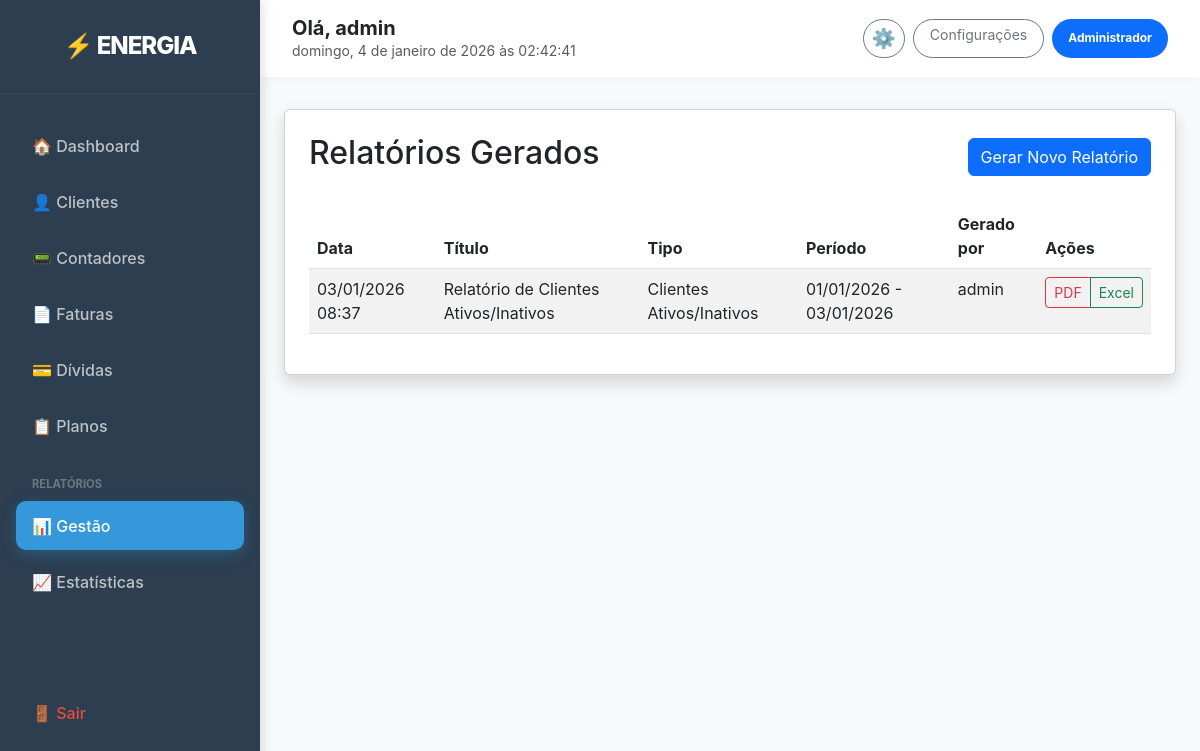
/relatorios/ (signed in), run on the app's committed database.
### clientes/models.py (models this page shows, shortened)
class Perfil(models.Model):
    TIPO_USUARIO_CHOICES = [
        ('ADMIN', 'Administrador'),
        ('OPERADOR', 'Operador'),
        ('FINANCEIRO', 'Financeiro'),
        ('CLIENTE', 'Cliente'),
    ]
    user = models.OneToOneField(User, on_delete=models.CASCADE, related_name='perfil')
    tipo_usuario = models.CharField(max_length=20, choices=TIPO_USUARIO_CHOICES, default='CLIENTE')
    telefone = models.CharField(max_length=15, blank=True, null=True)

### relatorios/models.py (models this page shows, shortened)
class RelatorioGerado(models.Model):
    TIPO_RELATORIO_CHOICES = [
        ('CLIENTES_ATIVOS', 'Clientes Ativos/Inativos'),
        ('CONSUMO_AREA', 'Consumo Médio por Área'),
        ('PAGAMENTOS', 'Pagamentos Recebidos/Pendentes'),
        ('RECLAMACOES', 'Reclamações'),
        ('FINANCEIRO_DIARIO', 'Financeiro Diário'),
        ('FINANCEIRO_MENSAL', 'Financeiro Mensal'),
        ('CONSUMO_MENSAL', 'Consumo Mensal Detalhado'),
    ]
    titulo = models.CharField(max_length=200)
    tipo_relatorio = models.CharField(max_length=30, choices=TIPO_RELATORIO_CHOICES)
    periodo_inicio = models.DateField()
    periodo_fim = models.DateField()
    arquivo_pdf = models.FileField(upload_to='relatorios/', null=True, blank=True)
    data_geracao = models.DateTimeField(auto_now_add=True)
    gerado_por = models.CharField(max_length=200)
    observacoes = models.TextField(blank=True, null=True)
    class Meta:
        verbose_name = 'Relatório Gerado'
        verbose_name_plural = 'Relatórios Gerados'
        ordering = ['-data_geracao']

### relatorios/views.py (the view)
# urls.py: path('', views.relatorio_list, name='relatorio_list'),
@login_required
@user_passes_test(is_admin_or_financeiro)
def relatorio_list(request):
    relatorios = RelatorioGerado.objects.all().order_by('-data_geracao')
    return render(request, 'relatorios/relatorio_list.html', {'relatorios': relatorios})

### relatorios/views.py (called while the page is built)
def is_admin_or_financeiro(user):
    return user.is_staff or (hasattr(user, 'perfil') and user.perfil.tipo_usuario in ['ADMIN', 'FINANCEIRO'])

### templates/relatorios/relatorio_list.html (shortened to what this page needs)
{% extends 'base.html' %}
{% block content %}
<div class="card shadow p-4">
    <div class="d-flex justify-content-between align-items-center mb-4">
        <h2>Relatórios Gerados</h2>
        <a href="{% url 'gerar_relatorio' %}" class="btn btn-primary">Gerar Novo Relatório</a>
    </div>
    <div class="table-responsive">
        <table class="table table-striped">
            <thead>
                <tr>
                    <th>Data</th>
                    <th>Título</th>
                    <th>Tipo</th>
                    <th>Período</th>
                    <th>Gerado por</th>
                    <th>Ações</th>
                </tr>
            </thead>
            <tbody>
                {% for r in relatorios %}
                <tr>
                    <td>{{ r.data_geracao|date:"d/m/Y H:i" }}</td>
                    <td>{{ r.titulo }}</td>
                    <td>{{ r.get_tipo_relatorio_display }}</td>
                    <td>{{ r.periodo_inicio|date:"d/m/Y" }} - {{ r.periodo_fim|date:"d/m/Y" }}</td>
                    <td>{{ r.gerado_por }}</td>
                    <td>
                        <div class="btn-group">
                            <a href="{% url 'exportar_relatorio_pdf' r.pk %}" class="btn btn-sm btn-outline-danger">
                                 PDF
                            </a>
                            <a href="{% url 'exportar_relatorio_excel' r.pk %}" class="btn btn-sm btn-outline-success">
                                 Excel
                            </a>
                        </div>
                    </td>
                </tr>
                {% empty %}
                <tr>
                    <td colspan="5" class="text-center">Nenhum relatório gerado ainda.</td>
                </tr>
                {% endfor %}
            </tbody>
        </table>
    </div>
</div>
{% endblock %}

### templates/base.html (shortened to what this page needs)
<!DOCTYPE html>
<html lang="pt">
<head>
    <link href="https://cdn.jsdelivr.net/npm/bootstrap@5.3.0/dist/css/bootstrap.min.css" rel="stylesheet">
    <link rel="stylesheet" href="https://cdnjs.cloudflare.com/ajax/libs/animate.css/4.1.1/animate.min.css"/>
</head>
<body>
    {% if user.is_authenticated %}
    <aside class="sidebar is-authenticated" id="sidebar">
        <div class="sidebar-header">
            <a href="{% url 'dashboard' %}" style="text-decoration: none;">
                <h4>⚡ ENERGIA</h4>
            </a>
        </div>
        <ul class="nav-menu">
            <li class="nav-item-side">
                <a href="{% url 'dashboard' %}" class="nav-link-side {% if request.resolver_match.url_name == 'dashboard' %}active{% endif %}">
                    🏠 Dashboard
                </a>
            </li>
            {% if user.perfil.tipo_usuario != 'CLIENTE' %}
                <li class="nav-item-side">
                    <a href="{% url 'cliente_list' %}" class="nav-link-side {% if 'cliente' in request.path %}active{% endif %}">
                        👤 Clientes
                    </a>
                </li>
                <li class="nav-item-side">
                    <a href="{% url 'contador_list' %}" class="nav-link-side {% if 'contador' in request.path %}active{% endif %}">
                        📟 Contadores
                    </a>
                </li>
                <li class="nav-item-side">
                    <a href="{% url 'fatura_list' %}" class="nav-link-side {% if 'fatura' in request.path %}active{% endif %}">
                        📄 Faturas
                    </a>
                </li>
                <li class="nav-item-side">
                    <a href="{% url 'controlo_divida' %}" class="nav-link-side {% if 'divida' in request.path %}active{% endif %}">
                        💳 Dívidas
                    </a>
                </li>
                <li class="nav-item-side">
                    <a href="{% url 'tarifa_list' %}" class="nav-link-side {% if 'tarifa' in request.path %}active{% endif %}">
                        📋 Planos
                    </a>
                </li>
                {% if user.is_staff or user.perfil.tipo_usuario == 'ADMIN' or user.perfil.tipo_usuario == 'FINANCEIRO' %}
                    <li class="nav-item-side mt-3 mb-1">
                        <small class="text-uppercase px-3 fw-bold" style="font-size: 0.7rem; color: rgba(255,255,255,0.3);">Relatórios</small>
                    </li>
                    <li class="nav-item-side">
                        <a href="{% url 'relatorio_list' %}" class="nav-link-side {% if 'relatorio' in request.path %}active{% endif %}">
                            📊 Gestão
                        </a>
                    </li>
                    <li class="nav-item-side">
                        <a href="{% url 'estatisticas_gerais' %}" class="nav-link-side {% if 'estatisticas' in request.path %}active{% endif %}">
                            📈 Estatísticas
                        </a>
                    </li>
                {% endif %}
            {% endif %}
            <li class="nav-item-side logout-link">
                <button type="button" class="nav-link-side border-0 bg-transparent w-100 text-start" style="color: inherit;" data-bs-toggle="modal" data-bs-target="#logoutModal">
                    🚪 Sair
                </button>
            </li>
        </ul>
    </aside>
    {% endif %}
    <main class="{% if user.is_authenticated %}main-content{% endif %}">
        {% if user.is_authenticated %}
        <div class="top-bar">
            <div class="d-flex align-items-center">
                <div class="d-flex flex-column">
                    <h5 class="mb-0 fw-bold">Olá, {{ user.username }}</h5>
                    <small class="text-muted" id="realTimeClock"></small>
                </div>
            </div>
            <div class="d-flex gap-2">
                <a href="{% url 'perfil_edit' %}" class="btn btn-sm btn-outline-secondary rounded-pill px-2 d-flex align-items-center justify-content-center" title="Editar Perfil">
                    <span style="font-size: 1.2rem;">⚙️</span>
                </a>
                <a href="/admin/" class="btn btn-sm btn-outline-secondary rounded-pill px-3">Configurações</a>
                <span class="badge bg-primary rounded-pill d-flex align-items-center px-3">{{ user.perfil.get_tipo_usuario_display }}</span>
            </div>
        </div>
        {% endif %}
        <div class="{% if user.is_authenticated %}container-fluid px-4{% else %}container-fluid p-0{% endif %}">
            {% block content %}{% endblock %}
        </div>
    </main>
</body>
</html>

### templates/base.html (style rules this page uses)
:root { --sidebar-width: 260px; --primary-blue: #2c3e50; --accent-blue: #3498db; --hover-bg: #34495e; --text-muted: #bdc3c7; --bg-body: #f8f9fa; }
body { background-color: var(--bg-body); font-family: 'Inter', system-ui, sans-serif; min-height: 100vh; margin: 0; }
.sidebar { width: var(--sidebar-width); height: 100vh; position: fixed; left: -260px; top: 0; background: var(--primary-blue); color: white; transition: all 0.3s; z-index: 1000; box-shadow: 4px 0 10px rgba(0,0,0,0.1); }
.sidebar.is-authenticated { left: 0; }
.sidebar-header { padding: 2rem 1.5rem; border-bottom: 1px solid rgba(255,255,255,0.05); text-align: center; }
.sidebar-header h4 { font-weight: 800; letter-spacing: -1px; margin: 0; color: white; text-decoration: none; }
.nav-menu { padding: 1.5rem 0; list-style: none; margin: 0; height: calc(100vh - 100px); display: flex; flex-direction: column; }
.nav-item-side { margin: 0.2rem 1rem; }
.nav-link-side { color: var(--text-muted); text-decoration: none; display: flex; align-items: center; padding: 0.8rem 1rem; border-radius: 10px; transition: all 0.2s; font-weight: 500; gap: 12px; }
.nav-link-side.active { background: var(--accent-blue); color: white; box-shadow: 0 4px 15px rgba(52, 152, 219, 0.3); }
.main-content { margin-left: var(--sidebar-width); padding: 0; transition: all 0.3s; }
.top-bar { background: white; padding: 1rem 2rem; margin-bottom: 2rem; display: flex; justify-content: space-between; align-items: center; box-shadow: 0 2px 10px rgba(0,0,0,0.03); }
.logout-link { color: #e74c3c !important; margin-top: auto; margin-bottom: 2rem; }

### data on the page
RelatorioGerado: data_geracao "03/01/2026 08:37", titulo "Relatório de Clientes Ativos/Inativos", tipo_relatorio "Clientes Ativos/Inativos", periodo_inicio "01/01/2026", periodo_fim "03/01/2026", gerado_por "admin"

### other printed values
{{ user.username }} "admin"
{{ user.perfil.get_tipo_usuario_display }} "Administrador"
